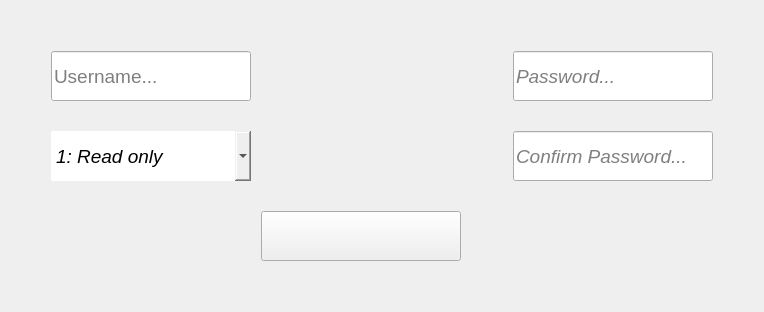
      <widget class="QWidget" name="tab_2">
       <attribute name="title">
        <string>Tab 2</string>
       </attribute>
       <layout class="QGridLayout" name="gridLayout_4">
        <property name="horizontalSpacing">
         <number>10</number>
        </property>
        <property name="verticalSpacing">
         <number>30</number>
        </property>
        <item row="0" column="5">
         <spacer name="verticalSpacer_7">
          <property name="orientation">
           <enum>Qt::Vertical</enum>
          </property>
          <property name="sizeHint" stdset="0">
           <size>
            <width>20</width>
            <height>40</height>
           </size>
          </property>
         </spacer>
        </item>
        <item row="4" column="3">
         <spacer name="verticalSpacer_6">
          <property name="orientation">
           <enum>Qt::Vertical</enum>
          </property>
          <property name="sizeHint" stdset="0">
           <size>
            <width>20</width>
            <height>40</height>
           </size>
          </property>
         </spacer>
        </item>
        <item row="1" column="0">
         <spacer name="horizontalSpacer">
          <property name="orientation">
           <enum>Qt::Horizontal</enum>
          </property>
          <property name="sizeType">
           <enum>QSizePolicy::Minimum</enum>
          </property>
          <property name="sizeHint" stdset="0">
           <size>
            <width>40</width>
            <height>20</height>
           </size>
          </property>
         </spacer>
        </item>
        <item row="2" column="5">
         <widget class="QLineEdit" name="password2_read">
          <property name="minimumSize">
           <size>
            <width>200</width>
            <height>50</height>
           </size>
          </property>
          <property name="maximumSize">
           <size>
            <width>600</width>
            <height>16777215</height>
           </size>
          </property>
          <property name="font">
           <font>
            <pointsize>14</pointsize>
            <italic>true</italic>
           </font>
          </property>
          <property name="echoMode">
           <enum>QLineEdit::Password</enum>
          </property>
          <property name="placeholderText">
           <string>Confirm Password...</string>
          </property>
          <property name="clearButtonEnabled">
           <bool>true</bool>
          </property>
         </widget>
        </item>
        <item row="1" column="4">
         <widget class="QPushButton" name="show_button">
          <property name="minimumSize">
           <size>
            <width>0</width>
            <height>40</height>
           </size>
          </property>
          <property name="maximumSize">
           <size>
            <width>50</width>
            <height>16777215</height>
           </size>
          </property>
          <property name="cursor">
           <cursorShape>PointingHandCursor</cursorShape>
          </property>
          <property name="styleSheet">
           <string notr="true">border: none</string>
          </property>
          <property name="text">
           <string/>
          </property>
          <property name="icon">
           <iconset>
            <normaloff>Icons/65000.png</normaloff>
            <activeon>Icons/Your paragraph text.png</activeon>Icons/65000.png</iconset>
          </property>
          <property name="iconSize">
           <size>
            <width>32</width>
            <height>32</height>
           </size>
          </property>
          <property name="checkable">
           <bool>true</bool>
          </property>
          <property name="checked">
           <bool>false</bool>
          </property>
          <property name="autoDefault">
           <bool>false</bool>
          </property>
         </widget>
        </item>
        <item row="2" column="1">
         <widget class="QComboBox" name="access_right_read">
          <property name="minimumSize">
           <size>
            <width>0</width>
            <height>50</height>
           </size>
          </property>
          <property name="maximumSize">
           <size>
            <width>600</width>
            <height>16777215</height>
           </size>
          </property>
          <property name="font">
           <font>
            <pointsize>14</pointsize>
            <italic>true</italic>
           </font>
          </property>
          <property name="cursor">
           <cursorShape>PointingHandCursor</cursorShape>
          </property>
          <property name="toolTip">
           <string>Access Right...</string>
          </property>
          <property name="toolTipDuration">
           <number>3</number>
          </property>
          <property name="statusTip">
           <string>Access Right...</string>
          </property>
          <property name="whatsThis">
           <string>Access Right...</string>
          </property>
          <property name="styleSheet">
           <string notr="true">border: none; border-radius: 0</string>
          </property>
          <property name="editable">
           <bool>false</bool>
          </property>
          <property name="currentText">
           <string>1: Read only</string>
          </property>
          <property name="currentIndex">
           <number>0</number>
          </property>
          <property name="insertPolicy">
           <enum>QComboBox::NoInsert</enum>
          </property>
          <property name="duplicatesEnabled">
           <bool>false</bool>
          </property>
          <property name="frame">
           <bool>true</bool>
          </property>
          <item>
           <property name="text">
            <string>1: Read only</string>
           </property>
          </item>
          <item>
           <property name="text">
            <string>2: Insert</string>
           </property>
          </item>
          <item>
           <property name="text">
            <string>3: Modify</string>
           </property>
          </item>
          <item>
           <property name="text">
            <string>4: Delete</string>
           </property>
          </item>
         </widget>
        </item>
        <item row="0" column="1">
         <spacer name="verticalSpacer_5">
          <property name="orientation">
           <enum>Qt::Vertical</enum>
          </property>
          <property name="sizeHint" stdset="0">
           <size>
            <width>20</width>
            <height>40</height>
           </size>
          </property>
         </spacer>
        </item>
        <item row="1" column="5">
         <widget class="QLineEdit" name="password_read">
          <property name="minimumSize">
           <size>
            <width>200</width>
            <height>50</height>
           </size>
          </property>
          <property name="maximumSize">
           <size>
            <width>600</width>
            <height>16777215</height>
           </size>
          </property>
          <property name="font">
           <font>
            <pointsize>14</pointsize>
            <italic>true</italic>
           </font>
          </property>
          <property name="toolTip">
           <string/>
          </property>
          <property name="whatsThis">
           <string/>
          </property>
          <property name="echoMode">
           <enum>QLineEdit::Password</enum>
          </property>
          <property name="placeholderText">
           <string>Password...</string>
          </property>
          <property name="clearButtonEnabled">
           <bool>true</bool>
          </property>
         </widget>
        </item>
        <item row="3" column="3">
         <widget class="QPushButton" name="register_button">
          <property name="minimumSize">
           <size>
            <width>200</width>
            <height>50</height>
           </size>
          </property>
          <property name="maximumSize">
           <size>
            <width>300</width>
            <height>50</height>
           </size>
          </property>
          <property name="font">
           <font>
            <family>Bahnschrift</family>
            <pointsize>15</pointsize>
            <weight>50</weight>
            <italic>false</italic>
            <bold>false</bold>
           </font>
          </property>
          <property name="cursor">
           <cursorShape>PointingHandCursor</cursorShape>
          </property>
          <property name="styleSheet">
           <string notr="true"/>
          </property>
          <property name="text">
           <string/>
          </property>
          <property name="icon">
           <iconset>
            <normaloff>Icons/new-registration-icon.png</normaloff>Icons/new-registration-icon.png</iconset>
          </property>
          <property name="iconSize">
           <size>
            <width>32</width>
            <height>32</height>
           </size>
          </property>
         </widget>
        </item>
        <item row="1" column="1">
         <widget class="QLineEdit" name="username_read">
          <property name="minimumSize">
           <size>
            <width>200</width>
            <height>50</height>
           </size>
          </property>
          <property name="maximumSize">
           <size>
            <width>600</width>
            <height>16777215</height>
           </size>
          </property>
          <property name="font">
           <font>
            <pointsize>14</pointsize>
            <italic>false</italic>
            <underline>false</underline>
            <strikeout>false</strikeout>
           </font>
          </property>
          <property name="placeholderText">
           <string>Username...</string>
          </property>
          <property name="clearButtonEnabled">
           <bool>true</bool>
          </property>
         </widget>
        </item>
        <item row="1" column="6">
         <spacer name="horizontalSpacer_2">
          <property name="orientation">
           <enum>Qt::Horizontal</enum>
          </property>
          <property name="sizeType">
           <enum>QSizePolicy::Minimum</enum>
          </property>
          <property name="sizeHint" stdset="0">
           <size>
            <width>40</width>
            <height>20</height>
           </size>
          </property>
         </spacer>
        </item>
       </layout>
      </widget>
